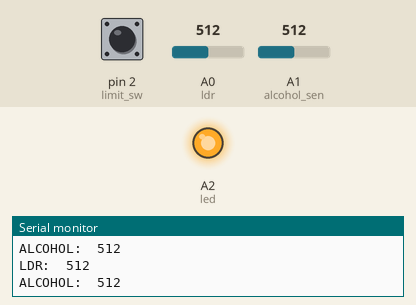
Simulated run of this sketch. Board: Arduino Uno, built with avr-gcc and run on an emulated ATmega328P. Parts: output pins drawn as LEDs (lit = HIGH), the last lines printed to the serial monitor. The test bench sets the inputs (shaded band); at power-on: A1 (alcohol_sen) = 512, A0 (ldr) = 512, pin 2 (limit_sw) HIGH.

Above: at 2.3 s.
2.4 s: A1 (alcohol_sen) set to 942
3.9 s: A1 (alcohol_sen) set to 974
6.5 s: A0 (ldr) set to 415
8.4 s: A0 (ldr) set to 392
At 10.6 s:
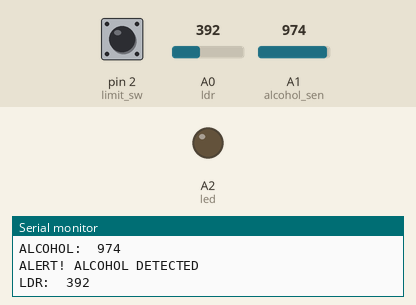
10.9 s: A0 (ldr) set to 410
At 12.0 s:
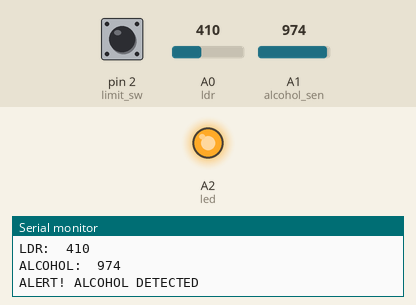
Timing chart, 0 to 13.9 s (numbered marks = the images above; inputs shaded):
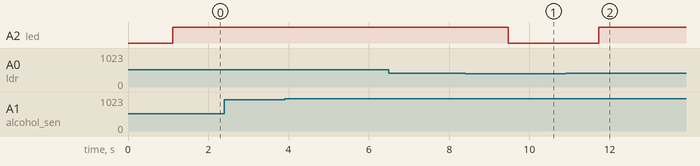

The sketch:

smart_helmet_srys_sreyas.ino
```cpp
#include<String.h>
#include <SoftwareSerial.h>
#define limit_sw 2
#define alcohol_sen A1
#define ldr A0

#define led A2

SoftwareSerial SIM900(12,13);

#define buzzer 8


unsigned int alc = 0;
//unsigned int ldr = 0;
unsigned int sw = 0;


void beep ()
{
  digitalWrite(buzzer, HIGH);
  delay(1000);
  digitalWrite(buzzer, LOW);
  delay(100);
}

void setup()
{
  // initialize serial for debugging
  Serial.begin(9600);
  Serial.println(F("HELMET SECTION OF *** SMART HELMET ***"));
SIM900.begin(9600);

  pinMode(buzzer, OUTPUT);
  //pinMode(light,OUTPUT);
  pinMode(led,OUTPUT);

  pinMode(alcohol_sen, INPUT);
  pinMode(limit_sw, INPUT);
  pinMode(A0,INPUT);
  //pinMode(weight, INPUT);

  pinMode(buzzer, INPUT);

//  pinMode(rf1, OUTPUT);
//  pinMode(rf2, OUTPUT);
//  pinMode(rf3, OUTPUT);

  /*digitalWrite(rf1, HIGH);
    digitalWrite(rf2, HIGH);
    digitalWrite(rf3, HIGH);
    delay(1000);
      digitalWrite(rf1, LOW);
      digitalWrite(rf2, LOW);
      digitalWrite(rf3, LOW);
      delay(1000);

    digitalWrite(rf1, HIGH);
    digitalWrite(rf2, HIGH);
    digitalWrite(rf3, HIGH);
    delay(1000);
      digitalWrite(rf1, LOW);
      digitalWrite(rf2, LOW);
      digitalWrite(rf3, LOW);
      delay(1000);

    digitalWrite(rf1, HIGH);
    digitalWrite(rf2, HIGH);
    digitalWrite(rf3, HIGH);
    delay(1000);
      digitalWrite(rf1, LOW);
      digitalWrite(rf2, LOW);
      digitalWrite(rf3, LOW);
      delay(1000);
  */

  beep ();
}

void loop()
{

int ldr_read1=analogRead(ldr);
Serial.print("LDR:");
    Serial.print("\t");
  Serial.println(ldr_read1);
  delay(10);

  if(ldr_read1<400){
digitalWrite(led,LOW);
    delay(100);
  }
  if(ldr_read1>400){

digitalWrite(led,HIGH);
    delay(100);

  }


  int alc_sen = analogRead(A1);
  Serial.print("ALCOHOL:");
  Serial.print("\t");
  Serial.println(alc_sen);
  if (alc_sen > 960)
  {
    Serial.println("ALERT! ALCOHOL DETECTED");

SIM900.print("ALCOHOL ALERT\n");
    delay(1000);

  }
  else if (digitalRead(limit_sw) == LOW)    // Helmet On
  {
    Serial.println(F("start switch - ON "));
//    digitalWrite(rf1, LOW);
//    digitalWrite(rf2, HIGH);
//    digitalWrite(rf3, HIGH);
     beep();
     SIM900.print("HELMET ALERT\n");
    delay(1000);
  }
  else {
    //Serial.println(F("bike start switch - OFF "));
//    digitalWrite(rf1, HIGH);
//    digitalWrite(rf2, HIGH);
//    digitalWrite(rf3, HIGH);
    //beep();
    digitalWrite(buzzer,LOW);
    delay(100);
    //SIM900.println("NORMAL\r\n");
    //delay(500);
  }

}// loop
```

Measured:
- the behaviour switches between 400 and 399 on A0 (ldr) (found by bisection; images 0 and 1)
- after the input at 8.4 s, A2 (led): HIGH → LOW after 1.1 s
- after the input at 10.9 s, A2 (led): LOW → HIGH after 0.83 s
